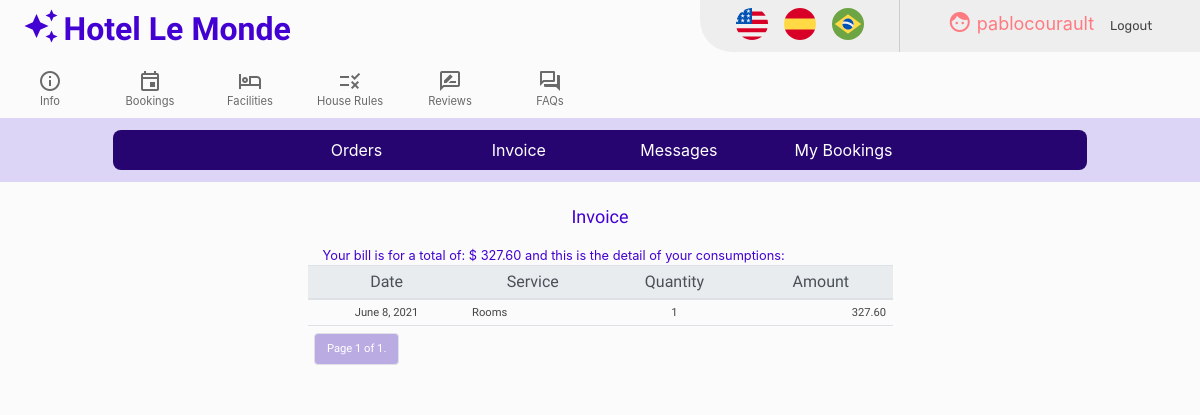
Before: /invoice (signed in) with the older database file.
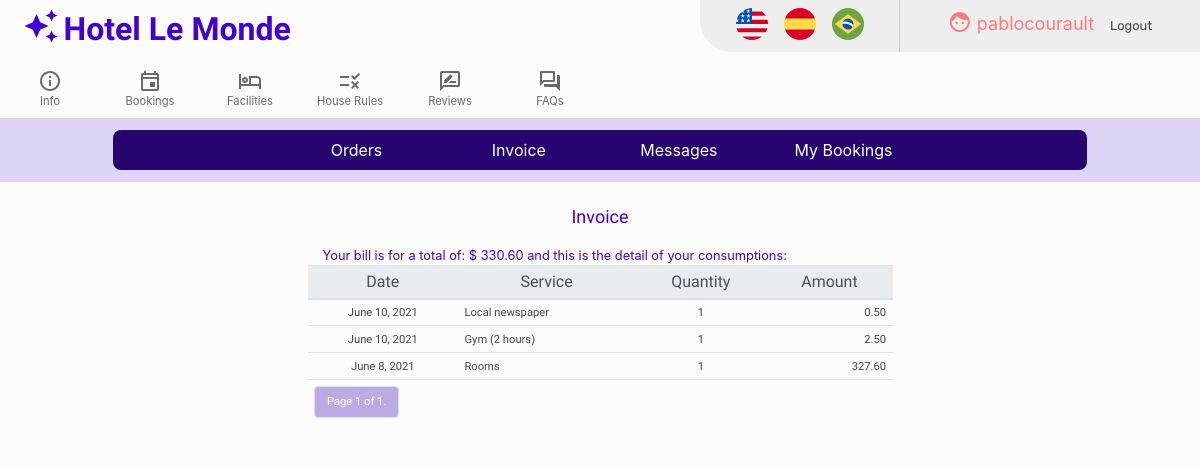
After: the same page with the newer database file.
### hotel/models.py (models this page shows, shortened)
class Bookings(models.Model):
       user = models.ForeignKey(User, on_delete=models.CASCADE, blank=False)
       singles = models.IntegerField(validators=[MinValueValidator(0),
                                                 MaxValueValidator(8)],default=0)
       doubles = models.IntegerField(validators=[MinValueValidator(0),
                                                 MaxValueValidator(16)],default=0)
       triples = models.IntegerField(validators=[MinValueValidator(0),
                                                 MaxValueValidator(8)],default=0)
       quadruples = models.IntegerField(validators=[MinValueValidator(0),
                                                    MaxValueValidator(4)],default=0)
       checkin_date = models.DateField(blank=False, auto_now=False, auto_now_add=False)
       checkout_date = models.DateField(blank=False, auto_now=False, auto_now_add=False)
       checkout_code = models.CharField(max_length=6, blank=False)
       amount = models.DecimalField(blank=False, max_digits=8, decimal_places=2)
       checkin = models.BooleanField(default=False)

class Consumptions(models.Model):
       user = models.ForeignKey(User, on_delete=models.CASCADE, blank=False)
       booking = models.ForeignKey(Bookings, on_delete=models.CASCADE, blank=False)
       service = models.ForeignKey(Services, on_delete=models.DO_NOTHING, blank=False)
       date = models.DateField(blank=False, auto_now=False, auto_now_add=False)
       quantity = models.IntegerField(validators=[MinValueValidator(1),
                                                  MaxValueValidator(5)],default=1)
       amount = models.DecimalField(blank=False, max_digits=6, decimal_places=2)

class Services(models.Model):
       description = models.CharField(max_length=64, blank=False)
       description_es = models.CharField(max_length=64, blank=False)
       description_pt = models.CharField(max_length=64, blank=False)
       message = models.CharField(max_length=512, blank=False, default='Service request received')
       message_es = models.CharField(max_length=512, blank=False, default='Solicitud recibida')
       message_pt = models.CharField(max_length=512, blank=False, default='Pedido recebido')
       rate = models.DecimalField(blank=False, max_digits=6, decimal_places=2)

### hotel/views.py (the view)
# urls.py: path("invoice", views.invoice, name="invoice"),
@csrf_exempt
@login_required
def invoice(request):
    is_guest = Guests.objects.filter(guest=request.user).exists()
    if is_guest:
        guest = Guests.objects.get(guest=request.user)
        guest_booking = guest.booking
        consumptions = Consumptions.objects.filter(user=request.user, booking=guest.booking).order_by('-date')
        paginator = Paginator(consumptions, 16) # Show 16 consumptions per page.
        page_number = request.GET.get('page')
        page_obj = paginator.get_page(page_number)
        return render(request, "hotel/invoice.html", {'page_obj': page_obj, 'is_guest': is_guest, 'guest_booking': guest_booking})
    else:
        return render(request, "hotel/invoice.html", {'is_guest': is_guest})

### hotel/templates/hotel/invoice.html (shortened to what this page needs)
{% extends "hotel/layout.html" %}
{% load i18n %}
{% load static %}
{% block body %}
<div class="row">
    <div class="col-lg-12 col-sm-12 invoice-title">
    {% translate 'Invoice' %}
    </div>
</div>
<div class="row">
     <div class="col-lg-3 col-sm-12">
</div>
<div class="col-lg-6 col-sm-12">
{% get_current_language as LANGUAGE_CODE %}
{% if is_guest %}
{% if page_obj %}
<div class="col-lg-12 col-sm-12 mybookings-checkout-title">
{% translate 'Your bill is for a total of: $ ' %} {{ guest_booking.amount }} {% translate 'and this is the detail of your consumptions:' %}
</div>
<table class="table" id="invoice-table">
<thead class="thead-light">
    <th scope="col"> {% translate 'Date' %} </th>
    <th scope="col"> {% translate 'Service' %} </th>
    <th scope="col"> {% translate 'Quantity' %} </th>
    <th scope="col"> {% translate 'Amount' %} </th>
</thead>
<tbody>
{% for consumption in page_obj %}
    {% if LANGUAGE_CODE == 'en' %}
    <tr>
        <td>{{ consumption.date }}</td>
        <td>{{ consumption.service.description }}</td>
        <td>{{ consumption.quantity }}</td>
        <td>{{ consumption.amount }}</td>
    </tr>
    {% endif %}
{% endfor %}
    <tr>
    <td colspan="4">
        <nav>
            <ul class="pagination">
                    <li class="page-item">
                      <a class="page-link reviews-active" href=""> {% translate 'Page' %} {{ page_obj.number }} {% translate 'of' %} {{ page_obj.paginator.num_pages }}.</a>
                    </li>
            </ul>
          </nav>
    </td>
    </tr>
</tbody>
</table>
{% else %}
  <div class="alert alert-warning border border-warning booking-info">
    <div class="material-icons booking-info-icon">error</div>
      <div> {% translate 'You don\'t have invoices.' %} </div>
  </div>
{% endif %}
{% else %}
  <div class="alert alert-warning border border-warning booking-info">
    <div class="material-icons booking-info-icon">error</div>
      <div> {% translate 'You don\'t have invoices.' %} </div>
  </div>
{% endif %}
</div>
<div class="col-lg-3 col-sm-12">
</div>
</div>
{% endblock %}

Changed rows visible on the page:
changed Bookings: amount "327.60" → "330.60"
added Consumptions: date "June 10, 2021", service.description "Local newspaper", quantity "1", amount "0.50"
added Consumptions: date "June 10, 2021", service.description "Gym (2 hours)", quantity "1", amount "2.50"
